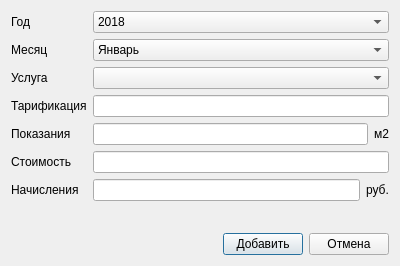
<?xml version="1.0" encoding="UTF-8"?>
<ui version="4.0">
 <class>ProfitsDialog</class>
 <widget class="QDialog" name="ProfitsDialog">
  <property name="geometry">
   <rect>
    <x>0</x>
    <y>0</y>
    <width>400</width>
    <height>266</height>
   </rect>
  </property>
  <property name="windowTitle">
   <string>Dialog</string>
  </property>
  <layout class="QVBoxLayout" name="verticalLayout">
   <item>
    <layout class="QFormLayout" name="formLayout">
     <item row="0" column="0">
      <widget class="QLabel" name="label_4">
       <property name="text">
        <string>Год</string>
       </property>
      </widget>
     </item>
     <item row="0" column="1">
      <widget class="QComboBox" name="yearComboBox">
       <item>
        <property name="text">
         <string>2018</string>
        </property>
       </item>
       <item>
        <property name="text">
         <string>2019</string>
        </property>
       </item>
       <item>
        <property name="text">
         <string>2020</string>
        </property>
       </item>
      </widget>
     </item>
     <item row="1" column="0">
      <widget class="QLabel" name="label_5">
       <property name="text">
        <string>Месяц</string>
       </property>
      </widget>
     </item>
     <item row="1" column="1">
      <widget class="QComboBox" name="monthComboBox">
       <item>
        <property name="text">
         <string>Январь</string>
        </property>
       </item>
       <item>
        <property name="text">
         <string>Февраль</string>
        </property>
       </item>
       <item>
        <property name="text">
         <string>Март</string>
        </property>
       </item>
       <item>
        <property name="text">
         <string>Апрель</string>
        </property>
       </item>
       <item>
        <property name="text">
         <string>Май</string>
        </property>
       </item>
       <item>
        <property name="text">
         <string>Июнь</string>
        </property>
       </item>
       <item>
        <property name="text">
         <string>Июль</string>
        </property>
       </item>
       <item>
        <property name="text">
         <string>Август</string>
        </property>
       </item>
       <item>
        <property name="text">
         <string>Сентябрь</string>
        </property>
       </item>
       <item>
        <property name="text">
         <string>Октябрь</string>
        </property>
       </item>
       <item>
        <property name="text">
         <string>Ноябрь</string>
        </property>
       </item>
       <item>
        <property name="text">
         <string>Декабрь</string>
        </property>
       </item>
      </widget>
     </item>
     <item row="2" column="0">
      <widget class="QLabel" name="label">
       <property name="text">
        <string>Услуга</string>
       </property>
      </widget>
     </item>
     <item row="2" column="1">
      <widget class="QComboBox" name="serviceComboBox"/>
     </item>
     <item row="4" column="0">
      <widget class="QLabel" name="label_2">
       <property name="text">
        <string>Показания</string>
       </property>
      </widget>
     </item>
     <item row="5" column="0">
      <widget class="QLabel" name="label_3">
       <property name="text">
        <string>Стоимость</string>
       </property>
      </widget>
     </item>
     <item row="5" column="1">
      <widget class="QLineEdit" name="costLineEdit">
       <property name="readOnly">
        <bool>true</bool>
       </property>
      </widget>
     </item>
     <item row="6" column="0">
      <widget class="QLabel" name="label_6">
       <property name="text">
        <string>Начисления</string>
       </property>
      </widget>
     </item>
     <item row="6" column="1">
      <layout class="QHBoxLayout" name="horizontalLayout_2">
       <item>
        <widget class="QLineEdit" name="accuralsLineEdit">
         <property name="readOnly">
          <bool>true</bool>
         </property>
        </widget>
       </item>
       <item>
        <widget class="QLabel" name="label_7">
         <property name="text">
          <string>руб.</string>
         </property>
        </widget>
       </item>
      </layout>
     </item>
     <item row="3" column="0">
      <widget class="QLabel" name="label_8">
       <property name="text">
        <string>Тарификация</string>
       </property>
      </widget>
     </item>
     <item row="4" column="1">
      <layout class="QHBoxLayout" name="horizontalLayout_3">
       <item>
        <widget class="QLineEdit" name="indicationsLineEdit"/>
       </item>
       <item>
        <widget class="QLabel" name="unitLabel">
         <property name="text">
          <string>м2</string>
         </property>
        </widget>
       </item>
      </layout>
     </item>
     <item row="3" column="1">
      <widget class="QLineEdit" name="tariffingLineEdit">
       <property name="readOnly">
        <bool>true</bool>
       </property>
      </widget>
     </item>
    </layout>
   </item>
   <item>
    <spacer name="verticalSpacer">
     <property name="orientation">
      <enum>Qt::Vertical</enum>
     </property>
     <property name="sizeHint" stdset="0">
      <size>
       <width>20</width>
       <height>40</height>
      </size>
     </property>
    </spacer>
   </item>
   <item>
    <layout class="QHBoxLayout" name="horizontalLayout">
     <item>
      <spacer name="horizontalSpacer">
       <property name="orientation">
        <enum>Qt::Horizontal</enum>
       </property>
       <property name="sizeHint" stdset="0">
        <size>
         <width>40</width>
         <height>20</height>
        </size>
       </property>
      </spacer>
     </item>
     <item>
      <widget class="QPushButton" name="addButton">
       <property name="text">
        <string>Добавить</string>
       </property>
      </widget>
     </item>
     <item>
      <widget class="QPushButton" name="cancelButton">
       <property name="text">
        <string>Отмена</string>
       </property>
      </widget>
     </item>
    </layout>
   </item>
  </layout>
 </widget>
 <resources/>
 <connections/>
</ui>
